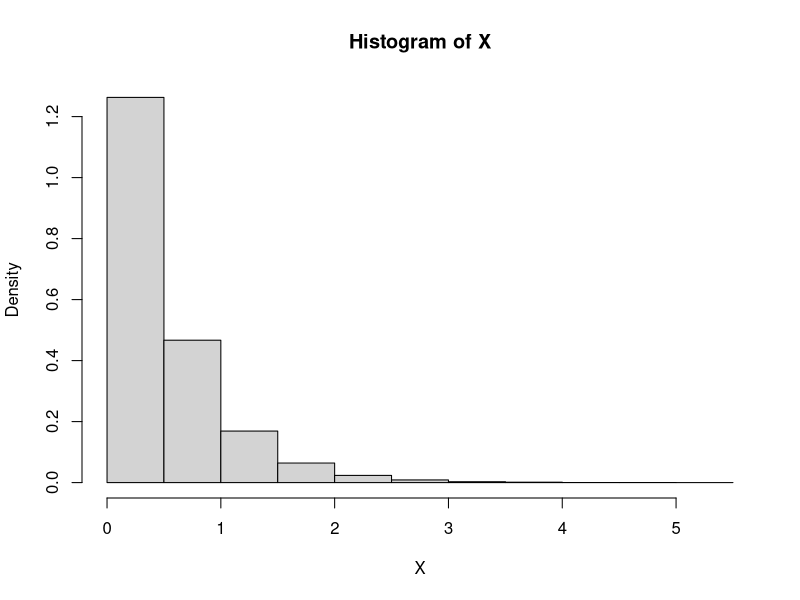
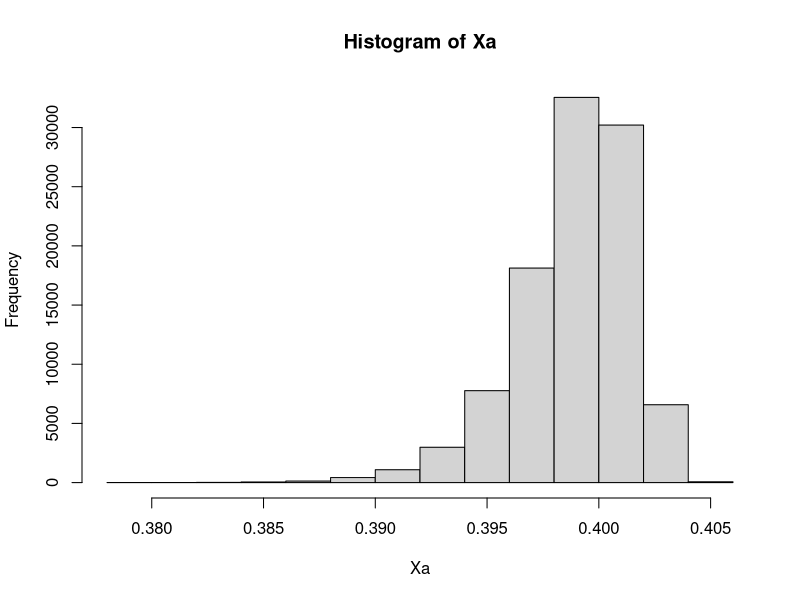
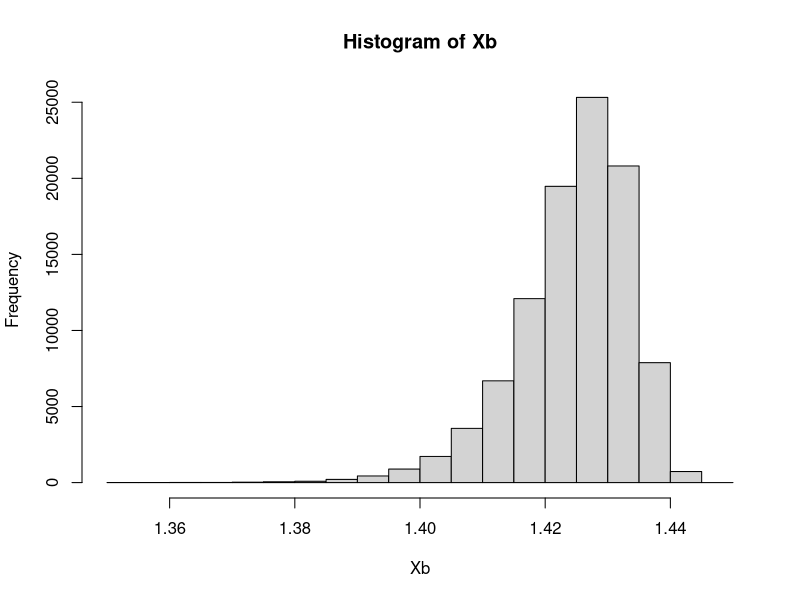
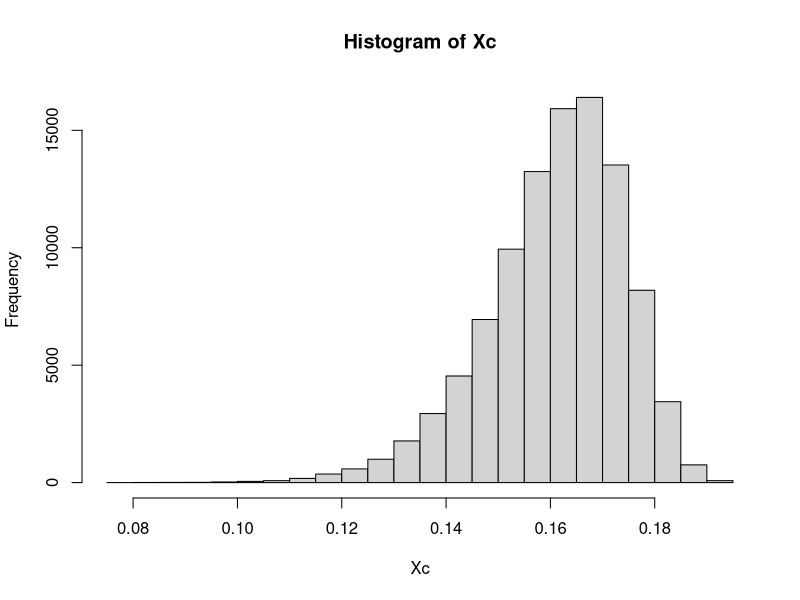
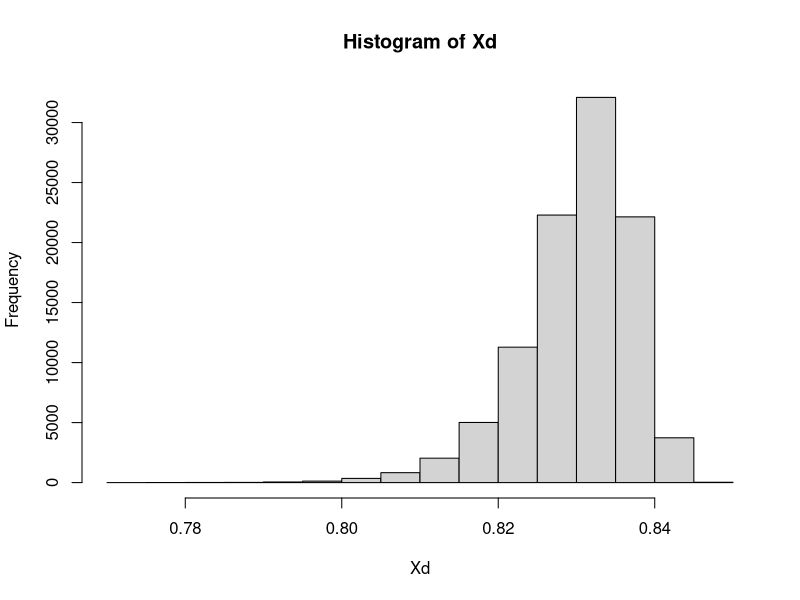

Here is the R script that generated these plots, in order:
#Generar numeros que correspondan a otra distribucion(no uniforme).
# X variable aleatoria con distribucion de distribucion de probabilidad acumulada F,
#generar valores de x distribuidos segun F.

#Si X tiene distribucion de probabilidad acumulada F=exp(2), se escogio exponencial pues
#es facil de sacar su inversa.

efe<- function(x){
  return (2 * exp(- 2 * x ))
}

efeinv<- function(u){
  return(log(u)/-2)
}
set.seed(321)
u=runif(100000)
X<-efeinv(u)
hist(X,freq=F)


#Ahora para distribucion F=geo(2) de fracasos. :c

efe2<- function(x){
  return (2 * (-1)**(x-1))
}

#Weibull
efeinv2<- function(x,b,a){
  return((-(1/b^a)*log(x))^(1/a))
}
Xa<-efeinv2(u,2.5,200)
Xb<-efeinv2(u,0.7,200)
Xc<-efeinv2(u,6,15)
Xd<-efeinv2(u,1.2,150)
hist(Xa)
hist(Xb)
hist(Xc)
hist(Xd)
